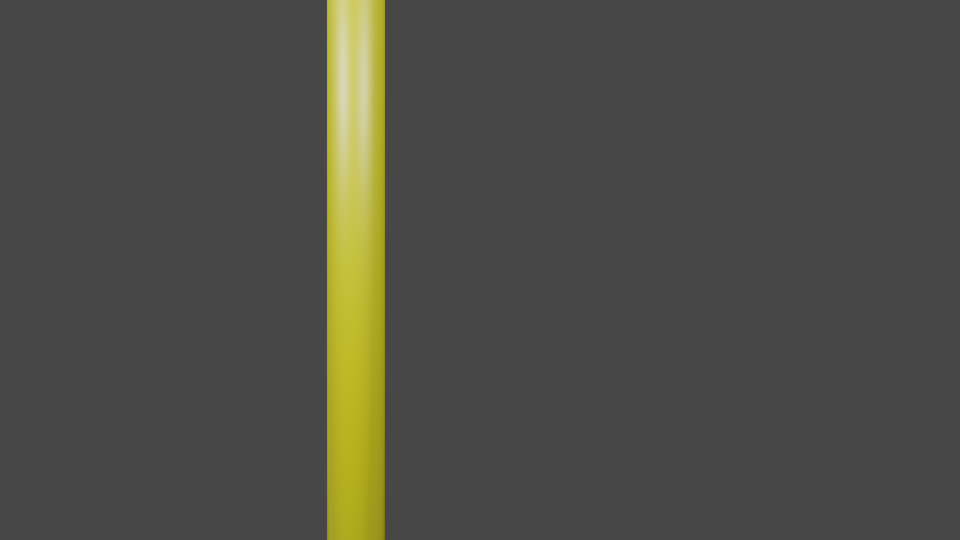
#> input picture synthetic-images/depth45cm_y-20cm-left.png, 1920 x 1080 px, found by its file name (shown at 1/2 size)
$ python localization-test.py
#> lines starting #> are read from the running program, lines starting #| are printed output that depends on the picture; after the words box and inside, x2 and y2 are one past the last pixel; in counts of white or black regions, pixels touching at a corner belong together; long printed decimals are rounded; pictures that were not available may be replaced by others from this repository, and a replacement may not be noted
import numpy as np
import cv2
import matplotlib.pyplot as plt

# for now assume that both left and right cameras have the same intrinsic parameters
# Set the values for the camera matrix
mtx = np.array([[1.01186532e+03, 0.00000000e+00, 8.99900125e+02],
                [0.00000000e+00, 1.01015482e+03, 5.92605177e+02],
                [0.00000000e+00, 0.00000000e+00, 1.00000000e+00]])


# right now I am using the camera matrix that matches the blender images.
# the real camera matrix (mtx) was very close for fx but not for cx (blender does not do cx so I think it is basically width/2)
# values below were backsolved for a know location and seem to work well for other locations
fx = 1013.8 # mtx[0,0]
cx = 956.5  # mtx[0,2]

# Load images
source_directory = "/Users/caryden/github/SimpleFTCVision/synthetic-images/"
left_image = cv2.imread(source_directory + "depth45cm_y-20cm-left.png")
#> left_image is the input picture: shape (1080, 1920, 3); mean B, G, R 70.3, 77.4, 77.7
right_image = cv2.imread(source_directory + "depth45cm_y-20cm-right.png")
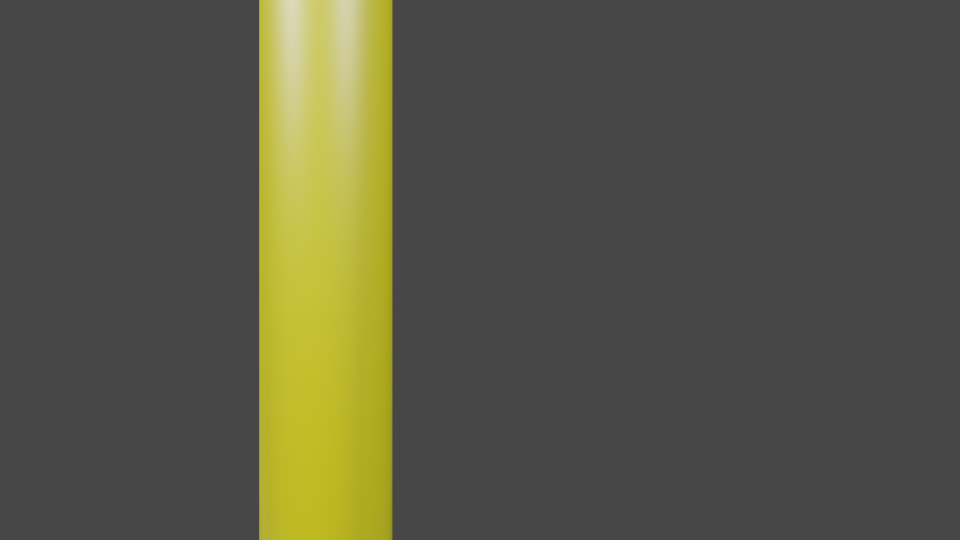
#> input picture synthetic-images/depth20cm_y-15cm-left.png, 1920 x 1080 px, given in place of depth45cm_y-20cm-right.png, which was not available (shown at 1/2 size)
#> right_image is the input picture: shape (1080, 1920, 3); mean B, G, R 69.8, 86.8, 87.3
image_height, image_width, _ = left_image.shape
#> image_height = 1080; image_width = 1920

# scale down the images to 320 x 240
# width, height = 320, 240
# left_image = cv2.resize(left_image, (width, height))
# right_image = cv2.resize(right_image, (width, height))

# Convert images to HSV
left_hsv = cv2.cvtColor(left_image, cv2.COLOR_BGR2HSV)
#> left_hsv: shape (1080, 1920, 3); mean H, S, V 1.8, 10.4, 77.7
right_hsv = cv2.cvtColor(right_image, cv2.COLOR_BGR2HSV)
#> right_hsv: shape (1080, 1920, 3); mean H, S, V 4, 23.8, 87.3

# Define range for bright yellow color
lower_yellow = np.array([20, 100, 100])
upper_yellow = np.array([30, 255, 255])

# Create masks to isolate the yellow pole
left_mask = cv2.inRange(left_hsv, lower_yellow, upper_yellow)
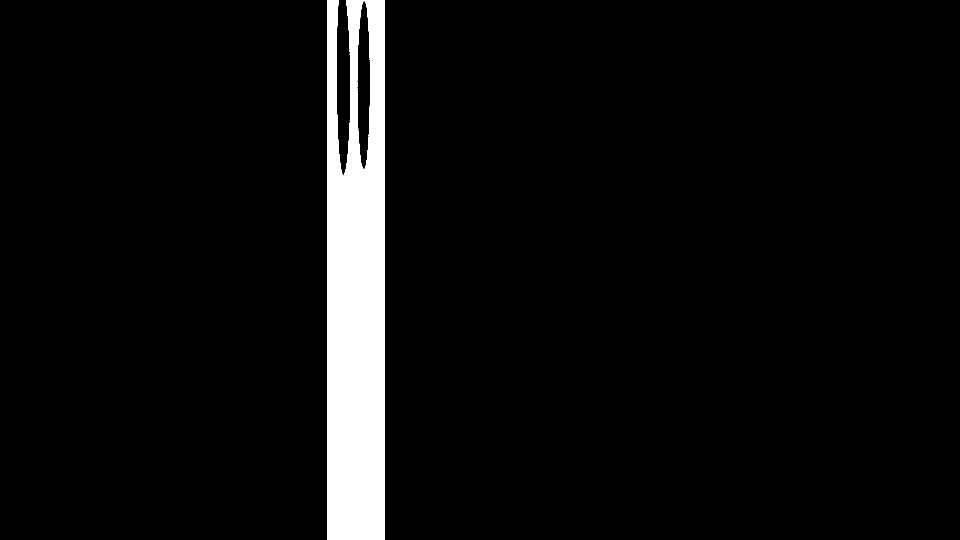
#> left_mask: shape (1080, 1920) (shown at 1/2 size); 5.3% white; 1 white region, box (x1, y1, x2, y2) and area: (654, 0, 770, 1080) 110729
right_mask = cv2.inRange(right_hsv, lower_yellow, upper_yellow)
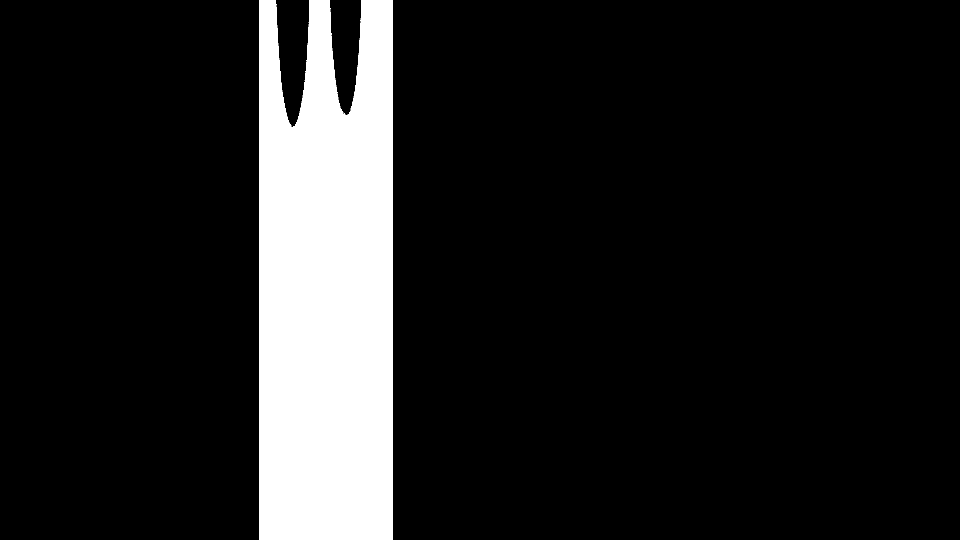
#> right_mask: shape (1080, 1920) (shown at 1/2 size); 12.8% white; 1 white region, box (x1, y1, x2, y2) and area: (518, 0, 785, 1080) 265022

# Collapse images into one dimension by summing along the vertical axis
left_result_sum = np.sum(left_mask, axis=0)
#> left_result_sum = 1920 values, max 275400 at index 654, min 0 at index 0, mean 14706.2
right_result_sum = np.sum(right_mask, axis=0)
#> right_result_sum = 1920 values, max 275400 at index 518, min 0 at index 0, mean 35198.2

# Create convolution kernel and find the maximum of the convolution
kernel_width = image_width // 20
#> kernel_width = 96
kernel = np.ones(kernel_width)
#> kernel = 96 values from 1 to 1
conv_left = np.convolve(left_result_sum, kernel, mode='valid')
#> conv_left = 1825 values, max 22747275 at index 674, min 0 at index 0, mean 1485285.4
conv_right = np.convolve(right_result_sum, kernel, mode='valid')
#> conv_right = 1825 values, max 24906105 at index 689, min 0 at index 0, mean 3554925.2

# Record the x value of the maximum for each convolution
x_left_conv = np.argmax(conv_left)
#> x_left_conv = 674
x_right_conv = np.argmax(conv_right)
#> x_right_conv = 689

#print the lengths of the convolution and the original array
print("Left convolution length: ", len(conv_left))
#| Left convolution length:  1825
print("Left result sum length: ", len(left_result_sum))
#| Left result sum length:  1920

# add the kernel width to the x value to get the x value of the maximum in the original array
x_left = x_left_conv + kernel_width // 2
#> x_left = 722
x_right = x_right_conv + kernel_width // 2
#> x_right = 737

# print the peaks
print("Left peak: ", x_left)
#| Left peak:  722
print("Right peak: ", x_right)
#| Right peak:  737


# plot the images, their filtered versions, and the convolutions using subplots with matplotlib
fig, axs = plt.subplots(4, 2)
axs[0, 0].imshow(left_image)
axs[0, 0].set_title('Left Image')
axs[0, 1].imshow(right_image)
axs[0, 1].set_title('Right Image')
axs[1, 0].imshow(left_mask)
axs[1, 0].set_title('Left Mask')
axs[1, 1].imshow(right_mask)
axs[1, 1].set_title('Right Mask')
axs[2, 0].plot(left_result_sum)
axs[2, 0].set_title('Left Result Sum')
axs[2, 1].plot(right_result_sum)
axs[2, 1].set_title('Right Result Sum')
# Plot a vertial line at the peak of each result sum
axs[2, 0].axvline(x=x_left, color='r', linestyle='--')
axs[2, 1].axvline(x=x_right, color='r', linestyle='--')

# label the result sum peaks with their x values
axs[2, 0].text(x_left, 0, str(x_left))
axs[2, 1].text(x_right, 0, str(x_right))

axs[3, 0].plot(conv_left)
axs[3, 0].set_title('Left Convolution')
axs[3, 1].plot(conv_right)
axs[3, 1].set_title('Right Convolution')

# plot a vertical line at the peak of each convolution
axs[3, 0].axvline(x=x_left_conv, color='r', linestyle='--')
axs[3, 1].axvline(x=x_right_conv, color='r', linestyle='--')

#label the convolution peaks with their x values
axs[3, 0].text(x_left_conv, 0, str(x_left_conv))
axs[3, 1].text(x_right_conv, 0, str(x_right_conv))

fig.tight_layout()
plt.show()
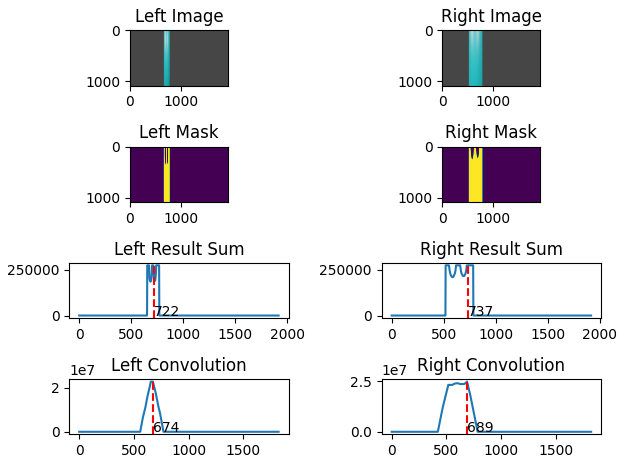
#> figure drawn by matplotlib, 8 panels; B, G, R data is drawn as R, G, B; panel 5: curve peaks at x = 654, y = 275400; panel 6: curve peaks at x = 518, y = 275400; panel 7: curve peaks at x = 674, y = 22747275; panel 8: curve peaks at x = 689, y = 24906105

# now use the x values to calculate the distance to the pole
# assume a coordinate system where the origin is directly between the cameras
# the cameras are 18 centimeters apart along the x axis, and the pole is in the positive z direction (in front of the cameras)
# the y axis is the vertical axis, and the x axis is the horizontal axis

left_camera_x = -9 # cm
right_camera_x = 9 # cm

# calculate the slope of the line between the cameras and the pole (this is in pixels/pixel)
# but because the triangle is similar to the real world triangle, the slope is the same in the real world
left_slope = fx /(x_left - cx)
#> left_slope = -4.32
right_slope = fx /(x_right - cx)
#> right_slope = -4.62
print("Left slope: ", left_slope)
#| Left slope:  -4.323
print("Right slope: ", right_slope)
#| Right slope:  -4.619

# this is basically solving the equation for the intersection of two lines
# the left camera line passing through the point (left_camera_x, 0) with slope left_slope
# the right camera line passing through the point (right_camera_x, 0) with slope right_slope
x_intersection = (left_camera_x * left_slope - right_camera_x * right_slope) / (left_slope - right_slope)
#> x_intersection = 272.4
z_intersection = (x_intersection - left_camera_x) * left_slope
#> z_intersection = -1216.6

# print the intersection point
print("Intersection point: ", x_intersection, z_intersection)
#| Intersection point:  272.400 -1216.560

# plot the two lines, the left camera, the right camera and the intersection point, labeled
fig, ax = plt.subplots()
ax.plot([left_camera_x, x_intersection], [0, z_intersection], label='Left Camera Line')
ax.plot([right_camera_x, x_intersection], [0, z_intersection], label='Right Camera Line')
ax.plot([left_camera_x, right_camera_x], [0, 0], label='Camera Line')
ax.plot([left_camera_x], [0], 'o', label='Left Camera')
ax.plot([right_camera_x], [0], 'o', label='Right Camera')
ax.plot([x_intersection], [z_intersection], 'o', label='Intersection')
ax.set_xlabel('x')
ax.set_ylabel('z')
ax.set_title('Intersection of Camera Lines')
ax.legend()
plt.show()
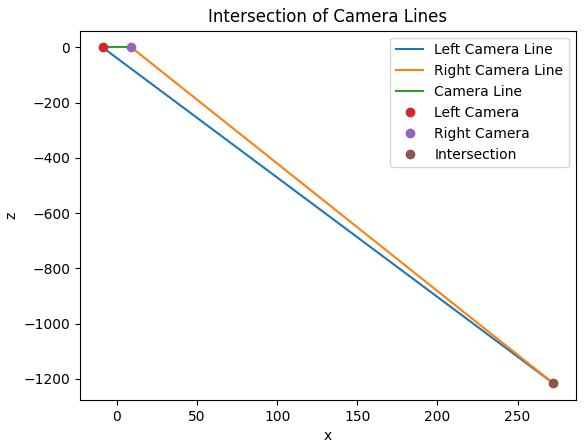
#> figure drawn by matplotlib, 1 panel
